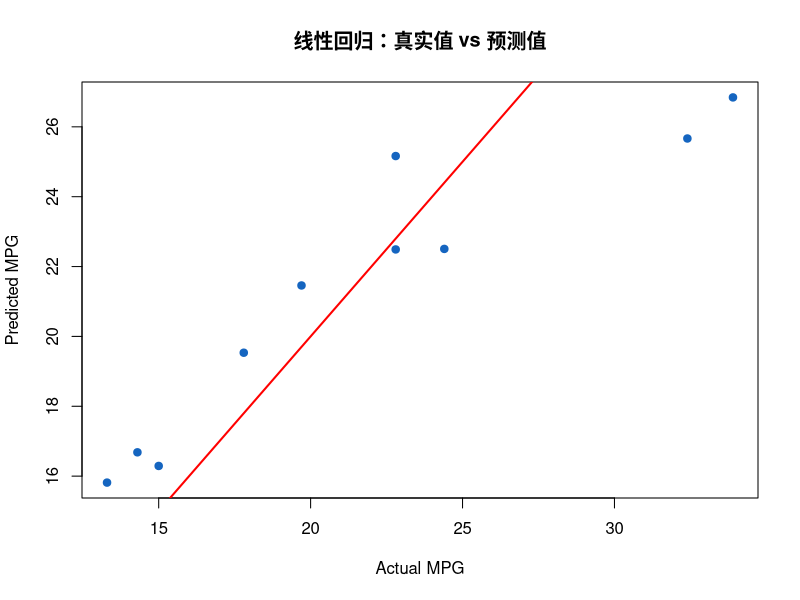
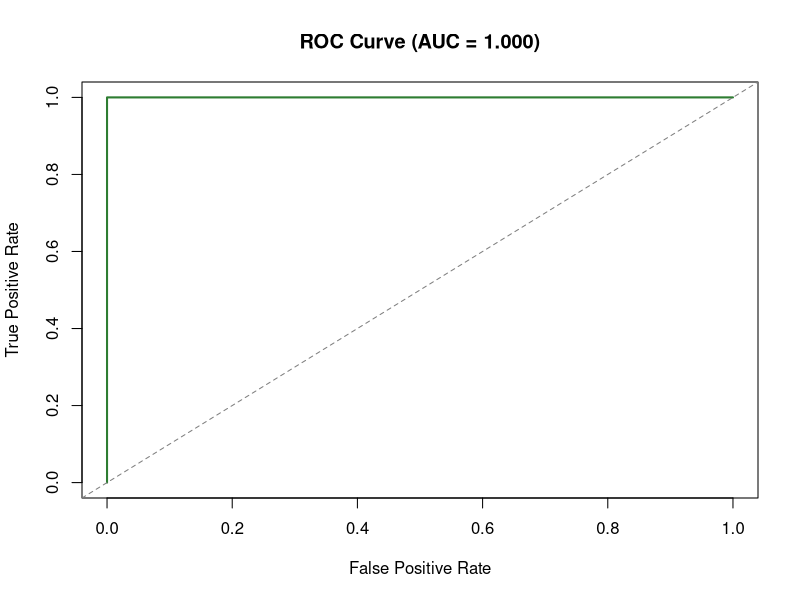
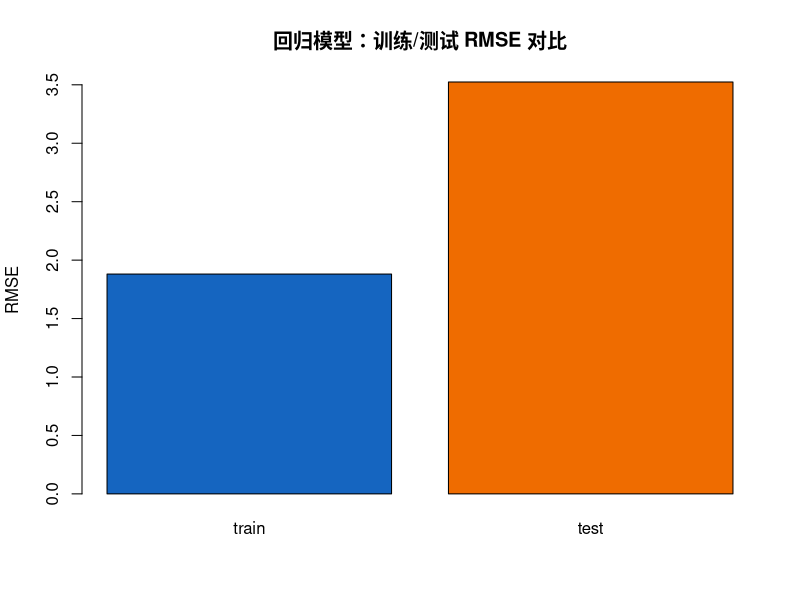

Here is the R script that generated these plots, in order:
## ---- chunk 1
knitr::opts_chunk$set(
  echo = TRUE,
  warning = FALSE,
  message = FALSE
)
## ---- chunk 2
rmse <- function(actual, pred) {
  sqrt(mean((actual - pred)^2))
}

mae <- function(actual, pred) {
  mean(abs(actual - pred))
}

r2_score <- function(actual, pred) {
  1 - sum((actual - pred)^2) / sum((actual - mean(actual))^2)
}

calc_auc <- function(y_true, y_prob) {
  # 计算二分类 AUC（Area Under ROC Curve）
  # y_true: 真实标签，必须是 0/1
  # y_prob: 模型输出的“正类概率”
  ranks <- rank(y_prob, ties.method = "average")

  # 正负样本数量
  n_pos <- sum(y_true == 1)
  n_neg <- sum(y_true == 0)

  # 如果全是正样本或全是负样本，AUC 无法定义
  if (n_pos == 0 || n_neg == 0) return(NA_real_)

  # AUC 公式（基于正样本秩和）
  # 取值范围通常在 [0, 1]：
  # 0.5 约等于随机猜测，越接近 1 区分能力越强
  (sum(ranks[y_true == 1]) - n_pos * (n_pos + 1) / 2) / (n_pos * n_neg)
}
## ---- chunk 3
set.seed(2026)
df_reg <- mtcars

idx <- sample(seq_len(nrow(df_reg)), size = round(0.7 * nrow(df_reg)))
train_reg <- df_reg[idx, ]
test_reg <- df_reg[-idx, ]

c(train_rows = nrow(train_reg), test_rows = nrow(test_reg))
## ---- chunk 4
fit_lm <- lm(mpg ~ wt + hp + cyl, data = train_reg)
summary(fit_lm)
## ---- chunk 5
pred_reg <- predict(fit_lm, newdata = test_reg)

lm_metrics <- data.frame(
  metric = c("RMSE", "MAE", "R2"),
  value = c(
    rmse(test_reg$mpg, pred_reg),
    mae(test_reg$mpg, pred_reg),
    r2_score(test_reg$mpg, pred_reg)
  )
)

lm_metrics
## ---- chunk 6
plot_df <- data.frame(actual = test_reg$mpg, pred = pred_reg)

plot(
  plot_df$actual, plot_df$pred,
  pch = 19, col = "#1565C0",
  xlab = "Actual MPG", ylab = "Predicted MPG",
  main = "线性回归：真实值 vs 预测值"
)
abline(0, 1, col = "red", lwd = 2)
## ---- chunk 7
df_cls <- iris
df_cls$target <- ifelse(df_cls$Species == "setosa", 1, 0)
df_cls$Species <- NULL

set.seed(2026)
idx_cls <- sample(seq_len(nrow(df_cls)), size = round(0.7 * nrow(df_cls)))
train_cls <- df_cls[idx_cls, ]
test_cls <- df_cls[-idx_cls, ]

c(train_rows = nrow(train_cls), test_rows = nrow(test_cls))
## ---- chunk 8
fit_glm <- glm(
  target ~ Sepal.Length + Sepal.Width + Petal.Length + Petal.Width,
  data = train_cls,
  family = binomial
)

summary(fit_glm)
## ---- chunk 9
prob_cls <- predict(fit_glm, newdata = test_cls, type = "response")
pred_cls <- ifelse(prob_cls >= 0.5, 1, 0)

head(data.frame(prob = prob_cls, pred = pred_cls, actual = test_cls$target))
## ---- chunk 10
cm <- table(
  Predicted = factor(pred_cls, levels = c(0, 1)),
  Actual = factor(test_cls$target, levels = c(0, 1))
)
cm

tn <- cm["0", "0"]
fp <- cm["1", "0"]
fn <- cm["0", "1"]
tp <- cm["1", "1"]

accuracy <- (tp + tn) / sum(cm)
precision <- ifelse(tp + fp == 0, NA, tp / (tp + fp))
recall <- ifelse(tp + fn == 0, NA, tp / (tp + fn))
f1 <- ifelse(is.na(precision) || is.na(recall) || (precision + recall) == 0,
             NA, 2 * precision * recall / (precision + recall))
auc <- calc_auc(test_cls$target, prob_cls)

cls_metrics <- data.frame(
  metric = c("Accuracy", "Precision", "Recall", "F1", "AUC"),
  value = c(accuracy, precision, recall, f1, auc)
)

cls_metrics
## ---- chunk 11
thresholds <- seq(0, 1, by = 0.02)
roc_df <- data.frame(th = thresholds, tpr = NA_real_, fpr = NA_real_)

for (i in seq_along(thresholds)) {
  th <- thresholds[i]
  pred <- ifelse(prob_cls >= th, 1, 0)

  tp_i <- sum(pred == 1 & test_cls$target == 1)
  fp_i <- sum(pred == 1 & test_cls$target == 0)
  fn_i <- sum(pred == 0 & test_cls$target == 1)
  tn_i <- sum(pred == 0 & test_cls$target == 0)

  tpr <- ifelse(tp_i + fn_i == 0, 0, tp_i / (tp_i + fn_i))
  fpr <- ifelse(fp_i + tn_i == 0, 0, fp_i / (fp_i + tn_i))

  roc_df$tpr[i] <- tpr
  roc_df$fpr[i] <- fpr
}

plot(
  roc_df$fpr, roc_df$tpr, type = "l", lwd = 2, col = "#2E7D32",
  xlab = "False Positive Rate", ylab = "True Positive Rate",
  main = sprintf("ROC Curve (AUC = %.3f)", auc)
)
abline(0, 1, lty = 2, col = "gray50")
## ---- chunk 12
# 回归：训练集与测试集 RMSE 对比
pred_train_reg <- predict(fit_lm, newdata = train_reg)
pred_test_reg <- predict(fit_lm, newdata = test_reg)

overfit_reg <- data.frame(
  set = c("train", "test"),
  rmse = c(rmse(train_reg$mpg, pred_train_reg), rmse(test_reg$mpg, pred_test_reg))
)
overfit_reg
## ---- chunk 13
barplot(
  overfit_reg$rmse,
  names.arg = overfit_reg$set,
  col = c("#1565C0", "#EF6C00"),
  main = "回归模型：训练/测试 RMSE 对比",
  ylab = "RMSE"
)
## ---- chunk 14
fit_lm_a <- lm(mpg ~ wt + hp, data = train_reg)
fit_lm_b <- lm(mpg ~ wt + hp + cyl + disp, data = train_reg)

pred_a <- predict(fit_lm_a, newdata = test_reg)
pred_b <- predict(fit_lm_b, newdata = test_reg)

compare_tbl <- data.frame(
  model = c("A: wt+hp", "B: wt+hp+cyl+disp"),
  test_rmse = c(rmse(test_reg$mpg, pred_a), rmse(test_reg$mpg, pred_b)),
  test_r2 = c(r2_score(test_reg$mpg, pred_a), r2_score(test_reg$mpg, pred_b))
)

compare_tbl
